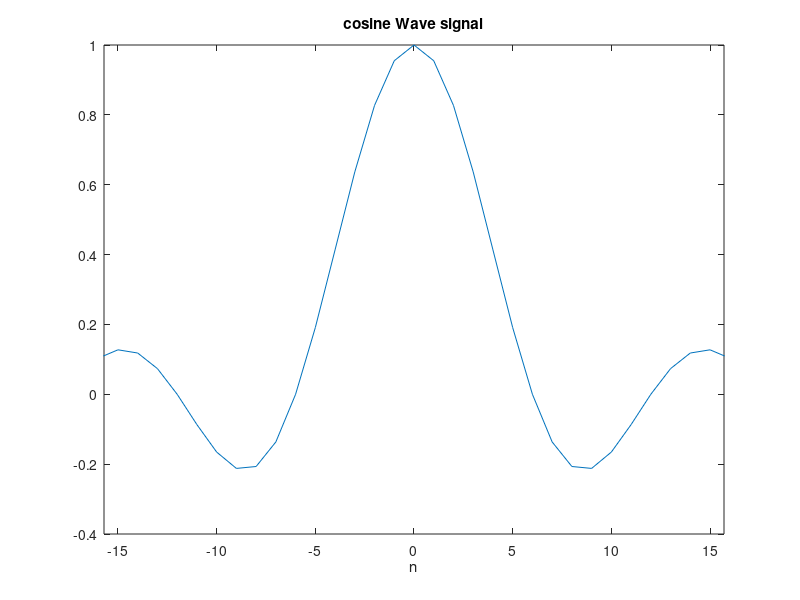
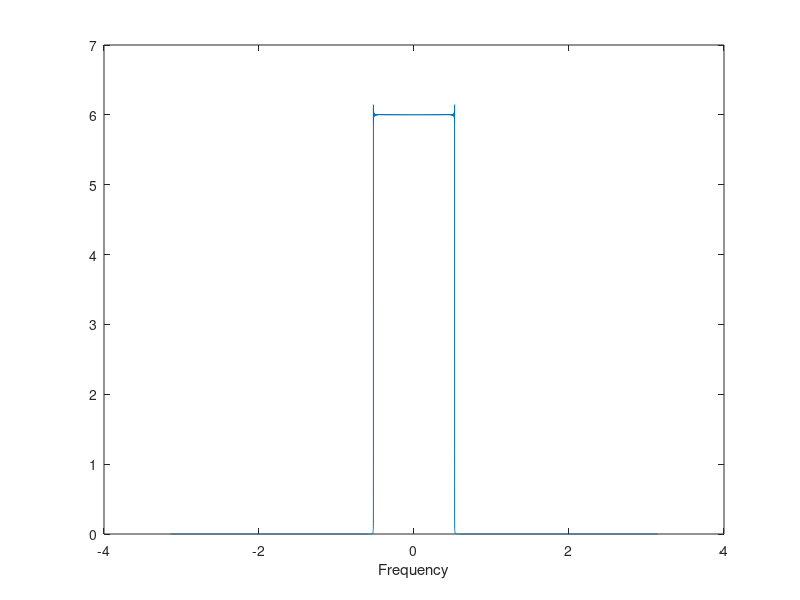
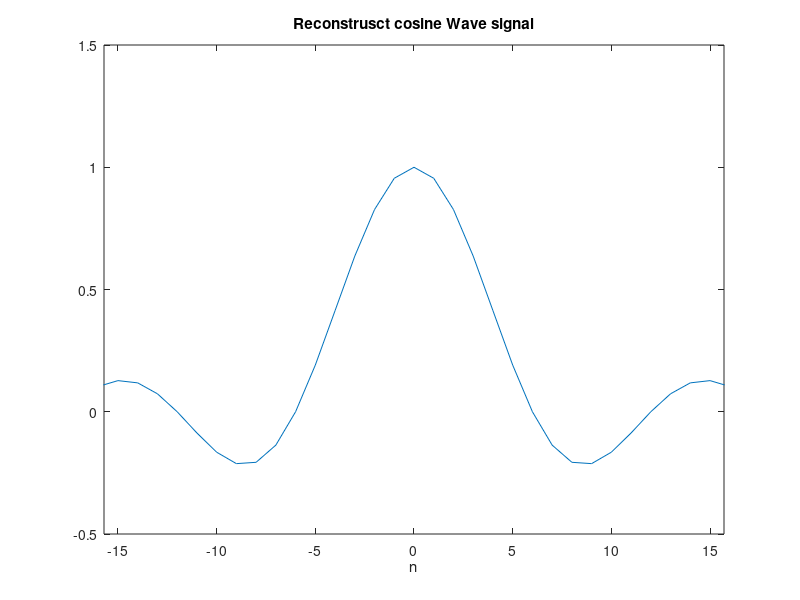

These charts were generated, in order, by the following MATLAB code: (Note: this script raises an error after producing the figures.)
clc;

n= -10000:10000-1 ;
x1=cos(0.2*pi*n);
x2=cos(0.4*pi*n);
x=sinc(n/6);

figure(1);
plot(n,x);
xlabel('n');
title('cosine Wave signal');
xlim([5*-pi 5*pi]);


N = length(n);
X = fftshift(fft(x));
w=2*pi*(0:(N-1))/N;
w2=fftshift(w);
F=unwrap(w2-2*pi);

figure(2)
plot(F,abs(X));
%xticks([-pi -pi/2 -pi/3 -pi/4 -pi/6 0 pi/6 pi/4 pi/3 pi/2 pi ]);
%xticklabels({'-\pi','-1/2\pi','-1/3\pi','-1/4\pi','-1/6\pi','0','1/6\pi','1/4\pi','1/3\pi','1/2\pi','\pi'});
xlabel('Frequency');

x3=ifft(ifftshift(X));
figure(3);
plot(n,x3);
xlabel('n');
xlim([5*-pi 5*pi]);
title('Reconstrusct cosine Wave signal');


H2=abs(fftshift(fft(h2,N)));
Y2=H2.*abs(X);
figure(4)
plot(F,abs(Y2));
xticks([-pi -pi/2 -pi/3 -pi/4 -pi/6 0 pi/6 pi/4 pi/3 pi/2 pi ]);
xticklabels({'-\pi','-1/2\pi','-1/3\pi','-1/4\pi','-1/6\pi','0','1/6\pi','1/4\pi','1/3\pi','1/2\pi','\pi'});
xlabel('Frequency');
title('Y2')

y2=ifft(ifftshift(Y2));
figure(5);
plot(n,y2);
xlabel('n');
title('y2');
xlim([5*-pi 5*pi]);


H3=abs(fftshift(fft(h3,N)));
Y3=H3.*abs(X);

figure(6)
plot(F,abs(Y3));
xticks([-pi -pi/2 -pi/3 -pi/4 -pi/6 0 pi/6 pi/4 pi/3 pi/2 pi ]);
xticklabels({'-\pi','-1/2\pi','-1/3\pi','-1/4\pi','-1/6\pi','0','1/6\pi','1/4\pi','1/3\pi','1/2\pi','\pi'});
xlabel('Frequency');
title('Y3');

y3=ifft(ifftshift(Y3));
figure(7);
plot(n,y3);
xlabel('n');
title('y3');
xlim([5*-pi 5*pi]);

H4=abs(fftshift(fft(h4,N)));
Y4=H4.*abs(X);

figure(8)
plot(F,abs(Y4));
xticks([-pi -pi/2 -pi/3 -pi/4 -pi/6 0 pi/6 pi/4 pi/3 pi/2 pi ]);
xticklabels({'-\pi','-1/2\pi','-1/3\pi','-1/4\pi','-1/6\pi','0','1/6\pi','1/4\pi','1/3\pi','1/2\pi','\pi'});
xlabel('Frequency');title('Y4');

y4=ifft(ifftshift(Y4));
figure(9);
plot(n,y4);
xlabel('n');
title('y4');
xlim([5*-pi 5*pi]);

H6=abs(fftshift(fft(h6,N)));
Y6=H6.*abs(X);

figure(10)
plot(F,abs(Y6));
xticks([-pi -pi/2 -pi/3 -pi/4 -pi/6 0 pi/6 pi/4 pi/3 pi/2 pi ]);
xticklabels({'-\pi','-1/2\pi','-1/3\pi','-1/4\pi','-1/6\pi','0','1/6\pi','1/4\pi','1/3\pi','1/2\pi','\pi'});
xlabel('Frequency');
title('Y6');

y6=ifft(ifftshift(Y6));
figure(11);
plot(n,y6);
xlabel('n');
title('y6');
xlim([5*-pi 5*pi]);






